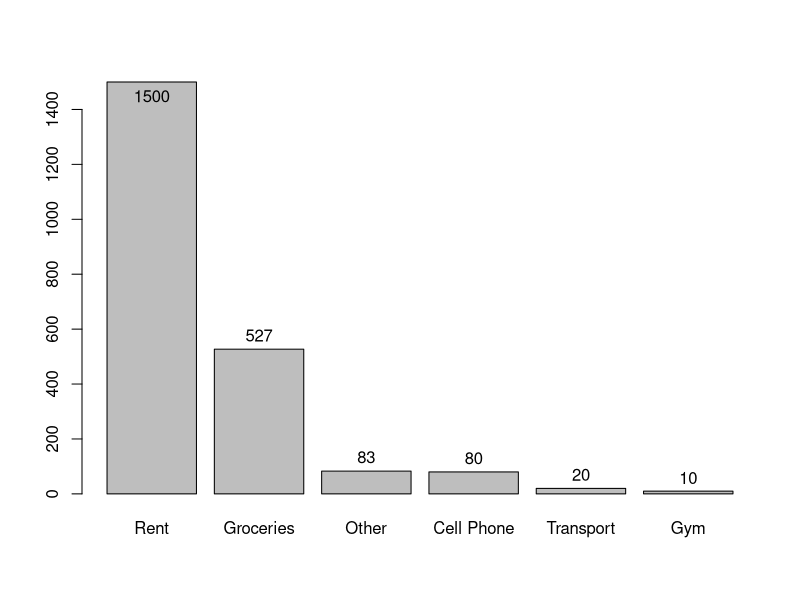

The R source for this figure:
## ---- chunk 1
knitr::opts_chunk$set(echo = TRUE)
## ---- chunk 2
phone <- 80
transportation <- 20
groceries <- 527
gym <- 10
rent <- 1500
other <- 83
total <- phone + transportation + groceries + gym + rent + other
print(paste("Leia's total expense for the semester is", total * 5))
print(paste("Leia's total expense for the year is", total * 10))
## ---- chunk 3
expenses <- c(phone, transportation, groceries, gym, rent, other)
names(expenses) <- c("Cell Phone","Transport", "Groceries", "Gym", "Rent", "Other")
barplot(sort(expenses, decreasing = TRUE)) 
text(.70, sort(expenses, decreasing = TRUE)[1] - 50, sort(expenses, decreasing = TRUE)[1])
text(1.9, sort(expenses, decreasing = TRUE)[2] + 50, sort(expenses, decreasing = TRUE)[2])
text(3.1, sort(expenses, decreasing = TRUE)[3] + 50, sort(expenses, decreasing = TRUE)[3])
text(4.3, sort(expenses, decreasing = TRUE)[4] + 50, sort(expenses, decreasing = TRUE)[4])
text(5.5, sort(expenses, decreasing = TRUE)[5] + 50, sort(expenses, decreasing = TRUE)[5])
text(6.7, sort(expenses, decreasing = TRUE)[6] + 50, sort(expenses, decreasing = TRUE)[6])
## ---- chunk 4
a = 3
b = 4 
sqrt(a^2 + b^2)
## ---- chunk 5
require('stats')
n = 5 
k = 2
p = 0.5
bin.prob <- choose(n,k) * (p^k) * ((1-p)^(n-k))
bin.prob
## ---- chunk 6
n = 10 
k = 3
p = 1/6
bin.prob <- choose(n,k) * (p^k) * ((1-p)^(n-k))
bin.prob

(norm.coin <- dbinom(2,5,.5))
(norm.die <- dbinom(3,3,1/6))
(bias.coin <- dbinom(2,5,.35))
(more.than.3 <- dbinom(4,5,.35) + dbinom(5,5,.35))
## ---- chunk 7
require("stringr") 
require("RColorBrewer")
require("XML")

x <- 2
(3*x^2 + 4*x + 8)

x <- (-3:3)
(3*x^2 + 4*x + 8)
